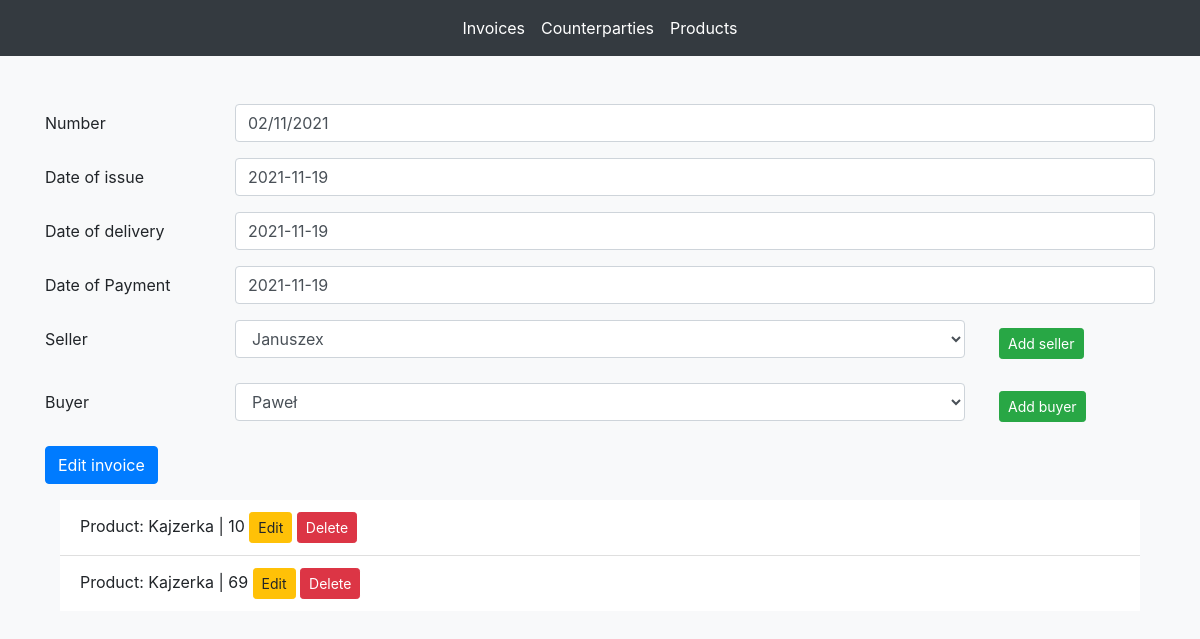
/faktury/edytujfakture/1/, run on the app's committed database.
### faktury/models.py (models this page shows, shortened)
class Invoice(models.Model):
    number = models.CharField(max_length=200)
    date_of_issue = models.DateField('date of issue')
    date_of_delivery = models.DateField('date of delivery')
    date_of_payment = models.DateField('date of payment')
    seller = models.ForeignKey(Personal_Data, on_delete=models.CASCADE, related_name='seller')
    buyer = models.ForeignKey(Personal_Data, on_delete=models.CASCADE, related_name='buyer')
    image = models.ImageField(null=True, blank=True)

class Service_Invoice(models.Model):
    service = models.ForeignKey(Service, on_delete=models.CASCADE, related_name='service')
    quantity = models.IntegerField(default=0)
    invoice = models.ForeignKey(Invoice, on_delete=models.CASCADE, related_name='invoice')

class Service(models.Model):
    name = models.CharField(max_length=200)
    unit_price = models.DecimalField(decimal_places=2, max_digits=10)
    tax_rate = models.DecimalField(decimal_places=2, max_digits=2)

### faktury/views.py (the view)
# urls.py: path('edytujfakture/<int:invoice_id>/', views.Invoice_edit_form, name='edytujfakture'),
def Invoice_edit_form(request, invoice_id):
    invoice = get_object_or_404(Invoice, pk=invoice_id)
    service_invoice_list = Service_Invoice.objects.filter(invoice_id=invoice_id)
    data = {'number': invoice.number, 'date_of_issue': invoice.date_of_issue,
            'date_of_delivery': invoice.date_of_delivery, 'date_of_payment': invoice.date_of_payment,
            'seller': invoice.seller, 'buyer': invoice.buyer}
    form = InvoiceForm(initial=data)
    if request.method == 'POST':
        form = InvoiceForm(request.POST, initial=data, instance=invoice)
        if form.is_valid():
            form.save()
            return redirect('faktury:lista')
    return render(request, 'faktury/edytujfakture.html', {'form': form, 'service_invoice_list': service_invoice_list})

### faktury/forms.py
class InvoiceForm(forms.ModelForm):
    class Meta:
        model = Invoice
        fields = ('number', 'date_of_issue', 'date_of_delivery', 'date_of_payment', 'seller', 'buyer')
        widgets = {
            'number': forms.TextInput(attrs={'class': 'form-control', 'placeholder': 'Number'}),
            'date_of_issue': forms.TextInput(attrs={'class': 'form-control', 'placeholder': 'Date of issue'}),
            'date_of_delivery': forms.TextInput(attrs={'class': 'form-control', 'placeholder': 'Date of delivery'}),
            'date_of_payment': forms.TextInput(attrs={'class': 'form-control', 'placeholder': 'Date of payment'}),
            'seller': forms.Select(attrs={'class': 'form-control'}),
            'buyer': forms.Select(attrs={'class': 'form-control'})
        }

### faktury/models.py (called while the page is built)
    def __str__(self):
        return self.name

### faktury/templates/faktury/edytujfakture.html (shortened to what this page needs)
{% extends "faktury/base.html" %}
{% block content %}
<div class="container mt-5">
    <form method="post">
        <div class="form-group row">
            <label for="inputInvoiceNumber" class="col-sm-2 col-form-label">Number</label>
            <div class="col-sm-10">
                {{ form.number }}
            </div>
        </div>
        <div class="form-group row">
            <label for="inputDateOfIssue" class="col-sm-2 col-form-label">Date of issue</label>
            <div class="col-sm-10">
                {{ form.date_of_issue }}
            </div>
        </div>
        <div class="form-group row">
            <label for="inputDateOfDelivery" class="col-sm-2 col-form-label">Date of delivery</label>
            <div class="col-sm-10">
                {{ form.date_of_delivery }}
            </div>
        </div>
        <div class="form-group row">
            <label for="inputDateOfPayment" class="col-sm-2 col-form-label">Date of Payment</label>
            <div class="col-sm-10">
                {{ form.date_of_payment }}
            </div>
        </div>
        <div class="form-group row">
            <label for="inputSeller" class="col-sm-2 col-form-label">Seller</label>
            <div class="col-sm-10 col-md-8">
                {{ form.seller }}
            </div>
            <div class="col-sm-10 col-md-2">
                <a class="btn btn-success btn-sm mx-1 my-2" href="/faktury/dodajdane">Add seller</a>
            </div>
        </div>
        <div class="form-group row">
            <label for="inputBuyer" class="col-sm-2 col-form-label">Buyer</label>
            <div class="col-sm-10 col-md-8">
                {{ form.buyer }}
            </div>
            <div class="col-sm-10 col-md-2">
                <a class="btn btn-success btn-sm mx-1 my-2" href="/faktury/dodajdane">Add buyer</a>
            </div>
        </div>
        <div class="form-group row">
            <div class="col-sm-10">
                <button type="submit" class="btn btn-primary">Edit invoice</button>
            </div>
        </div>
		<div class="container mt-2">
        <ul class="list-group list-group-flush">
			{% for service in service_invoice_list %}
				<li class="list-group-item">Product: {{ service.service.name }} | {{ service.quantity }}
				<a class="btn btn-warning btn-sm" href="/faktury/edytujproduktzfaktury/{{ service.id }}/">Edit</a>
				<a class="btn btn-danger btn-sm" href="/faktury/usunproduktzfaktury/{{ service.id }}/">Delete</a></li>
			{% endfor %}
        </ul>
    </div>
    </form>
</div>
{% endblock content %}

### data on the page
Invoice: number "02/11/2021", date_of_issue "2021-11-19", date_of_delivery "2021-11-19", date_of_payment "2021-11-19", seller "Januszex", buyer "Paweł"
Service_Invoice: service.name "Kajzerka", quantity "10"
Service_Invoice: service.name "Kajzerka", quantity "69"
